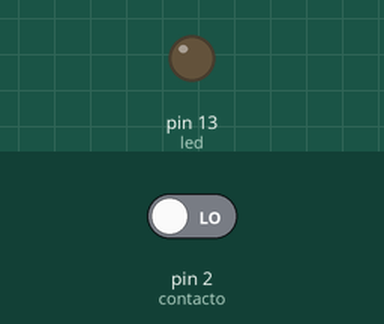
Bench run of a sketch on a simulated Arduino Uno, built with avr-gcc and run on an emulated ATmega328P. Shown: output pins drawn as LEDs (lit = HIGH). Inputs (shaded band) come from the test bench; at power-on: pin 2 (contacto) LOW.

Above: at 1.2 s.
1.3 s: pin 2 (contacto) driven HIGH
At 2.5 s:
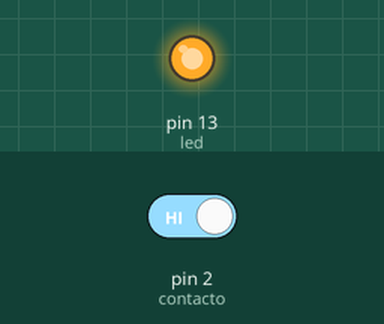
2.8 s: pin 2 (contacto) driven LOW
At 3.8 s:
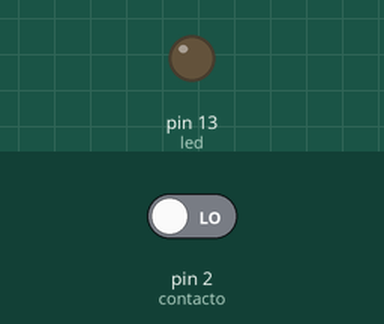
Timing chart, 0 to 5.8 s (numbered marks = the images above; inputs shaded):
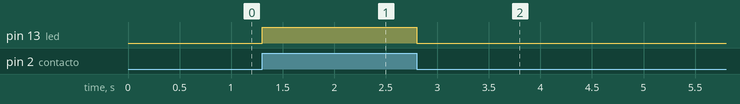

Measured:
- after the input at 1.3 s, pin 13 (led): LOW → HIGH at once
- after the input at 2.8 s, pin 13 (led): HIGH → LOW at once

The sketch:

reed_switch.ino
```cpp
//--------------------------------------------------
//Declara puertos de entradas y salidas y variables
//--------------------------------------------------

int contacto = 2;  //Pin asignado al reed switch
int led= 13;       //Pin asignado al LED

//------------------------------------
//Funcion principal
//------------------------------------
void setup() // Se ejecuta cada vez que el Arduino se inicia
{
  pinMode(contacto,INPUT); //El reed switch como una entrada
  pinMode(led, OUTPUT);    //El LED como una salida

}

//------------------------------------
//Funcion ciclicla
//------------------------------------
void loop() // Esta funcion se mantiene ejecutando
{           //  cuando este energizado el Arduino

  // Si el iman se acerca al reed switch
  if (digitalRead(contacto)==HIGH){
       digitalWrite(led,HIGH); //Prende el LED
   // Si el iman esta lejos del reed switch
  }else{

    digitalWrite(led,LOW); //Mantiene apagado el LED

  }


}

//Fin del programa
```
